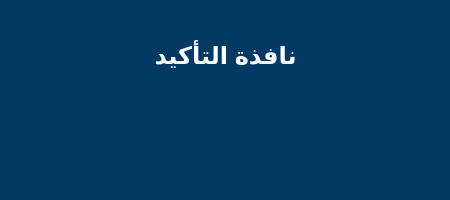
<?xml version="1.0" encoding="UTF-8"?>
<ui version="4.0">
 <class>Dialog</class>
 <widget class="QDialog" name="Dialog">
  <property name="geometry">
   <rect>
    <x>0</x>
    <y>0</y>
    <width>450</width>
    <height>200</height>
   </rect>
  </property>
  <property name="minimumSize">
   <size>
    <width>450</width>
    <height>200</height>
   </size>
  </property>
  <property name="maximumSize">
   <size>
    <width>450</width>
    <height>260</height>
   </size>
  </property>
  <property name="windowTitle">
   <string>Dialog</string>
  </property>
  <property name="styleSheet">
   <string notr="true">background-color:#033a63;</string>
  </property>
  <widget class="QLabel" name="msg">
   <property name="geometry">
    <rect>
     <x>10</x>
     <y>30</y>
     <width>431</width>
     <height>51</height>
    </rect>
   </property>
   <property name="font">
    <font>
     <pointsize>18</pointsize>
     <bold>true</bold>
    </font>
   </property>
   <property name="layoutDirection">
    <enum>Qt::RightToLeft</enum>
   </property>
   <property name="styleSheet">
    <string notr="true">color:white;</string>
   </property>
   <property name="text">
    <string>نافذة التأكيد</string>
   </property>
   <property name="alignment">
    <set>Qt::AlignCenter</set>
   </property>
  </widget>
  <widget class="QPushButton" name="cancel_btn">
   <property name="geometry">
    <rect>
     <x>80</x>
     <y>110</y>
     <width>60</width>
     <height>60</height>
    </rect>
   </property>
   <property name="minimumSize">
    <size>
     <width>60</width>
     <height>60</height>
    </size>
   </property>
   <property name="maximumSize">
    <size>
     <width>60</width>
     <height>60</height>
    </size>
   </property>
   <property name="cursor">
    <cursorShape>PointingHandCursor</cursorShape>
   </property>
   <property name="styleSheet">
    <string notr="true">QPushButton:hover{
	background-color:#3f5482;
	border: 1px solid #3f5482;
}</string>
   </property>
   <property name="text">
    <string/>
   </property>
   <property name="icon">
    <iconset>
     <normaloff>../../icons/cancel.svg</normaloff>../../icons/cancel.svg</iconset>
   </property>
   <property name="iconSize">
    <size>
     <width>50</width>
     <height>50</height>
    </size>
   </property>
   <property name="flat">
    <bool>true</bool>
   </property>
  </widget>
  <widget class="QPushButton" name="apply_btn">
   <property name="geometry">
    <rect>
     <x>300</x>
     <y>110</y>
     <width>60</width>
     <height>60</height>
    </rect>
   </property>
   <property name="minimumSize">
    <size>
     <width>60</width>
     <height>60</height>
    </size>
   </property>
   <property name="maximumSize">
    <size>
     <width>60</width>
     <height>60</height>
    </size>
   </property>
   <property name="cursor">
    <cursorShape>PointingHandCursor</cursorShape>
   </property>
   <property name="styleSheet">
    <string notr="true">QPushButton:hover{
	background-color:#3f5482;
	border: 1px solid #3f5482;
}</string>
   </property>
   <property name="text">
    <string/>
   </property>
   <property name="icon">
    <iconset>
     <normaloff>../../icons/apply.svg</normaloff>../../icons/apply.svg</iconset>
   </property>
   <property name="iconSize">
    <size>
     <width>50</width>
     <height>50</height>
    </size>
   </property>
   <property name="flat">
    <bool>true</bool>
   </property>
  </widget>
 </widget>
 <resources/>
 <connections>
  <connection>
   <sender>cancel_btn</sender>
   <signal>clicked()</signal>
   <receiver>Dialog</receiver>
   <slot>close()</slot>
   <hints>
    <hint type="sourcelabel">
     <x>100</x>
     <y>132</y>
    </hint>
    <hint type="destinationlabel">
     <x>17</x>
     <y>4</y>
    </hint>
   </hints>
  </connection>
 </connections>
</ui>
